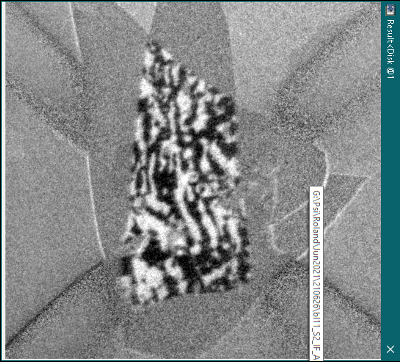
#> input picture examples/data/device_25_7_example.png, 400 x 362 px
$ python -i domain.py   (imports and definitions only)
#> lines starting #> are read from the running program, lines starting #| are printed output that depends on the picture; after the words box and inside, x2 and y2 are one past the last pixel; in counts of white or black regions, pixels touching at a corner belong together
### xmcd_toolkit/core/methods/denoise.py
"""
denoise.py -- swappable image denoisers, applied to the normalized [0,1]
grayscale BEFORE segmentation. All must be EDGE-PRESERVING (they may not blur
domain walls, which would corrupt widths) -- so a plain Gaussian is not
offered here (that is background removal, see background.py).

    denoise(img, method="tv", **params) -> denoised image (same shape/range)

Registry keys: "tv" (default), "nlm", "median", "none".
"""
import numpy as np
from skimage import restoration
from scipy import ndimage as ndi

from . import make_registry

DENOISERS, _register = make_registry()


@_register("tv", "TV-Chambolle (edge-preserving)",
           "Total-variation denoising. Flattens shot-noise inside domains "
           "while keeping walls sharp. `tv_weight` sets strength (higher = "
           "smoother). The toolkit default and the single biggest knob on "
           "measured width.")
def tv(img, tv_weight=0.20, **_):
    return restoration.denoise_tv_chambolle(img, weight=tv_weight)


# [26 lines left out: functions nlm, median, none, not called in this run]


def denoise(img, method="tv", **params):
    """Dispatch to the named denoiser. Unknown method -> ValueError."""
    if method not in DENOISERS:
        raise ValueError(f"unknown denoise method {method!r}; "
                         f"choices: {list(DENOISERS)}")
    return DENOISERS[method].fn(img, **params)

### xmcd_toolkit/core/loaders.py
"""
loaders.py -- input handling.

Two entry points:
  load_image(path)        -> grayscale float array in [0,1], chrome stripped
  load_xy_mz_txt(path)    -> integer m_z grid (H,W) from a 3-column x,y,mz file
"""

import numpy as np
from PIL import Image
from scipy import ndimage as ndi
from skimage import measure


def neighbor_structure(connectivity=1):
    """Structuring element for connected-component labelling.
    connectivity 1 -> 4-neighbours (edges only);
    connectivity 2 -> 8-neighbours (edges + diagonals/corners)."""
    return ndi.generate_binary_structure(2, 1 if int(connectivity) == 1 else 2)


# ----------------------------------------------------------------------
def _keep_largest(mask):
    lbl = measure.label(mask)
    if lbl.max() < 1:
        return mask
    sizes = np.bincount(lbl.ravel())
    sizes[0] = 0
    return lbl == sizes.argmax()


def _remove_small(mask, min_px, connectivity=None):
    if connectivity is not None:
        lbl, _ = ndi.label(mask, structure=neighbor_structure(connectivity))
    else:
        lbl = measure.label(mask)
    if lbl.max() < 1:
        return mask
    sizes = np.bincount(lbl.ravel())
    keep = np.where(sizes >= min_px)[0]
    keep = keep[keep != 0]
    return np.isin(lbl, keep)


# ----------------------------------------------------------------------
# [146 lines left out: functions load_image, load_image, _full_scale, load_picture, detect_map_mode, load_asymmetry_map and 1 more, not called in this run]

### xmcd_toolkit/core/methods/background.py
"""
background.py -- swappable background / illumination correction. Takes the
denoised field and returns a FLATTENED field whose magnetic zero is well
defined, so the up/down threshold is unbiased.

    subtract_background(field, roi=None, bg_mask=None, method="gaussian",
                        flatten_sigma=25.0) -> flattened field

Registry keys:
  "gaussian"  subtract a large-scale Gaussian (needs no bg region). Default.
              flatten_sigma must be LARGER than the domains or it tracks them
              and hollows their interiors (raise to ~150 for zoomed frames).
  "bg_region" subtract the MEAN of a drawn non-magnetic region (bg_mask) --
              one constant DC level. Correct only if the background is flat.
  "plane"     subtract a fitted plane a*x+b*y+c to the bg_mask region (removes
              a linear gradient). Opt-in; sensitive to bg-region purity, so
              use only with a clean, well-spread background region.
  "none"      no correction (field passed through).
"""
import numpy as np
from scipy import ndimage as ndi

from . import make_registry

BACKGROUNDS, _register = make_registry()


def _fast_gaussian_lowpass(field, sigma):
    """Large-sigma Gaussian low-pass (the background estimate) computed on a
    downsampled copy and bilinearly upsampled. A sigma~150 Gaussian is an
    extremely smooth field, so blurring at 1/d resolution (working sigma
    sigma/d ~ 8) and zooming back is visually identical to the full-kernel
    convolution but ~d^2 cheaper -- on a multi-MP frame the exact filter uses
    a ~1200-tap kernel and costs seconds. Below sigma~30 the exact filter is
    already cheap, so use it (and keep results identical there)."""
    sigma = float(sigma)
    if sigma <= 30:
        return ndi.gaussian_filter(field, sigma=sigma)
    d = max(1, int(sigma // 8))                       # downsample factor
    small = field[::d, ::d]
    sb = ndi.gaussian_filter(small, sigma=sigma / d)
    bg = ndi.zoom(sb, (field.shape[0] / sb.shape[0],
                       field.shape[1] / sb.shape[1]), order=1)
    return bg


@_register("gaussian", "Gaussian high-pass (no region needed)",
           "Subtract a large-scale Gaussian background (sigma = flatten_sigma). "
           "Sigma must exceed the domain size or it follows the domains and "
           "hollows them out -- raise it (~150) for zoomed / large-domain frames.")
def gaussian(field, roi=None, bg_mask=None, flatten_sigma=25.0, **_):
    return field - _fast_gaussian_lowpass(field, flatten_sigma)


# [25 lines left out: functions bg_region, plane, not called in this run]


@_register("none", "None (no flattening)", "Pass the field through unchanged.")
def none(field, roi=None, bg_mask=None, flatten_sigma=25.0, **_):
    return np.asarray(field, float)


def subtract_background(field, roi=None, bg_mask=None, method=None,
                        flatten_sigma=25.0):
    """
    Dispatch background correction. If `method` is None it is inferred for
    backward compatibility: "bg_region" when a bg_mask is given, else
    "gaussian" -- exactly the original analyze_xmcd behavior.
    """
    if method is None:
        method = "bg_region" if (bg_mask is not None and
                                 np.asarray(bg_mask, bool).any()) else "gaussian"
    if method not in BACKGROUNDS:
        raise ValueError(f"unknown background method {method!r}; "
                         f"choices: {list(BACKGROUNDS)}")
    return BACKGROUNDS[method].fn(field, roi=roi, bg_mask=bg_mask,
                                  flatten_sigma=flatten_sigma)

### xmcd_toolkit/core/methods/__init__.py
"""
methods/ -- pluggable, swappable analysis methods, grouped by role.

Each module holds a small REGISTRY of interchangeable methods plus a
`compute(...)` dispatcher, so callers (and the GUI) pick a method by name and
never hard-code the list. Adding a method = write one function + register it;
the GUI dropdowns read the registry, so they update automatically.

  denoise.py     image denoisers        (tv, nlm, median, none)
  background.py  background correction  (gaussian, bg_region, plane, none)
  width.py       per-state domain width (perimeter_area, skeleton_*, correlation_length)
  boundary.py    domain-boundary/wall   (threshold, zero_contour, chan_vese)

Each registry entry is a Method(name, label, help, fn). The physics core
(magnetization, fractions, distributions) is NOT here -- those are not
swappable "methods", they are the analysis itself.
"""
from collections import namedtuple

Method = namedtuple("Method", ["name", "label", "help", "fn"])


def make_registry():
    """Return (REGISTRY dict, register decorator). The decorator registers a
    function under `name` with a display `label` and `help` string."""
    registry = {}

    def register(name, label, help=""):
        def deco(fn):
            registry[name] = Method(name, label, help, fn)
            return fn
        return deco

    return registry, register


def options(registry):
    """[(name, label), ...] for building a GUI dropdown from a registry."""
    return [(m.name, m.label) for m in registry.values()]


# Submodules are imported explicitly by their consumers (domain.py imports
# denoise/background; the width/boundary registries by their callers) rather
# than eagerly here, so import order never risks a cycle.
__all__ = ["Method", "make_registry", "options"]

### xmcd_toolkit/core/domain.py
"""
domain.py -- segmentation and domain metrics.

Pipeline:
  0. (load) chrome-strip handled by loaders.load_image
  1. ROI segmentation via local-contrast texture
  2. illumination flattening
  3. up/down classification (Otsu on flattened contrast)
  4. metrics: areas, net magnetization, domain counts, size distribution,
     domain-wall length and density (fragmentation metric)
"""

import contextlib
import io

from ..notation import relabel
import numpy as np
from scipy import ndimage as ndi
from skimage import filters, morphology, exposure

from .loaders import (load_image, load_asymmetry_map,
                      _keep_largest, _remove_small, neighbor_structure)


# [9 lines left out: function _box_mask, not called in this run]


def analyze_xmcd(
    image,
    um_per_px=None,        # calibration; set from the scale bar (TODO per image)
    tv_weight=0.12,        # total-variation denoising strength
    denoise_method="tv",   # methods/denoise.py: "tv" (default), "nlm", "median", "none"
    nlm_h=None,            # non-local-means strength (denoise_method="nlm")
    median_size=3,         # median-filter window (denoise_method="median")
    background_method=None, # methods/background.py; None -> infer (gaussian / bg_region)
    contrast_window=9,     # px window for the local-contrast ROI detector
    flatten_sigma=25,      # px scale for illumination flattening
    min_roi_px=800,        # discard ROI blobs smaller than this
    min_domain_px=12,      # discard domains smaller than this when counting
    connectivity=1,        # domain labelling: 1 = 4-conn (edges), 2 = 8-conn (+diag)
    clahe=False,           # local contrast enhancement (reduces flat gray)
    clahe_clip=0.02,       # CLAHE clip limit (higher = stronger)
    roi_box=None,          # (x0,y0,x1,y1) manual ACTIVE AREA; overrides auto
    roi_mask=None,         # boolean array: arbitrary ACTIVE AREA (e.g. polygon);
                           #   highest priority, overrides roi_box and auto-detect
    bg_box=None,           # (x0,y0,x1,y1) BACKGROUND region for zero reference
    bg_mask=None,          # boolean array: arbitrary BACKGROUND region (polygon);
                           #   highest priority, overrides bg_box
    clip=(0.5, 99.5),      # percentile contrast clip at load (hot-pixel robust)
    input_mode="grayscale",  # "grayscale" (raw XMCD) or "asymmetry_map" (pre-coded)
    map_mode="rb",         # decode for input_mode="asymmetry_map": "rb" or "bw"
    sym_centre="0",        # map: zero = "0" (background-region mean if given), "median" or "mean" (TensorSpec Sym ±)
):
    """
    Analyze one XMCD-PEEM image.

    `image` may be a file path (str/Path) or a 2-D grayscale float array.

    Controls for "too much gray inside the active area":
      - clahe=True             sharpen weak domain contrast before classifying
      - roi_box=(x0,y0,x1,y1)  define the active area by hand (skips the
                               auto-detector, which can grab flat gray substrate)
      - bg_box=(x0,y0,x1,y1)   set the magnetic zero from a non-magnetic region,
                               so up/down are thresholded symmetrically about it
      - clip=(lo,hi)           percentile contrast normalization (hot-pixel safe)

    Returns (metrics: dict, layers: dict).
    """
#> called with tv_weight = 0.12, denoise_method = 'tv', median_size = 3, contrast_window = 9, flatten_sigma = 25, min_roi_px = 800, min_domain_px = 12, connectivity = 1
    is_path = isinstance(image, (str, bytes)) or hasattr(image, "__fspath__")
#> is_path = False
    # input_mode="asymmetry_map": the input is an ALREADY-CODED signed map
    # (blue/red or black/white up/down). Decode it straight to m in [-1,1]
    # instead of the luminance path (which loses the sign), and use (m+1)/2 as
    # a grayscale backdrop for the figures. A finished map is already
    # background-corrected, so flattening is skipped below (is_map branch).
    is_map = (input_mode == "asymmetry_map")
    if is_map:
        m_map = (load_asymmetry_map(image, mode=map_mode, clip=clip) if is_path
                 else np.clip(np.asarray(image, float), -1.0, 1.0))
        img = (m_map + 1.0) / 2.0
    else:
        img = load_image(image, clip=clip) if is_path else np.asarray(image, float)

    # optional local contrast enhancement -- pulls weak domains out of the gray.
    # It is a luminance operation; meaningless on a decoded signed map, so skip.
    if clahe and not is_map:
        img = exposure.equalize_adapthist(img, clip_limit=clahe_clip)

    # 1. active area (ROI): polygon mask > manual box > local-contrast auto-detect
    # denoising is a swappable, edge-preserving method (methods/denoise.py):
    # default "tv" reproduces the original TV-Chambolle behavior exactly. For a
    # map we denoise the signed field m directly (still centered at 0).
    from .methods.denoise import denoise as _denoise
    den = _denoise(m_map if is_map else img, method=denoise_method,
                   tv_weight=tv_weight, nlm_h=nlm_h, median_size=median_size)

    # fast local standard deviation (separable; ~100x faster than generic_filter)
    _m = ndi.uniform_filter(den, size=contrast_window)
    _sq = ndi.uniform_filter(den * den, size=contrast_window)
    local_std = np.sqrt(np.maximum(_sq - _m * _m, 0.0))

    if roi_mask is not None:
        roi = np.asarray(roi_mask, bool)
        if roi.shape != img.shape:
            raise ValueError(f"roi_mask shape {roi.shape} != image {img.shape}")
    elif roi_box is not None:
        roi = _box_mask(img.shape, roi_box)
    else:
        roi = local_std > filters.threshold_otsu(local_std)
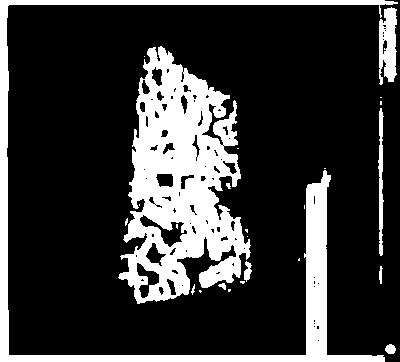
#> roi: shape (362, 400) bool; 21.9% white; 25 white regions (15 under 20 px), largest, box (x1, y1, x2, y2) and area: (118, 46, 251, 304) 18550, (0, 0, 398, 362) 11181, (379, 7, 397, 85) 1067
        roi = morphology.closing(roi, morphology.disk(5))
#> roi: shape (362, 400) bool; 25% white; 6 white regions (2 under 20 px), largest, box (x1, y1, x2, y2) and area: (118, 46, 252, 304) 22641, (0, 0, 400, 362) 13023, (378, 108, 384, 256) 548, (379, 266, 383, 284) 46
        roi = ndi.binary_fill_holes(roi)
        roi = _remove_small(roi, min_roi_px)
#> in _remove_small, `lbl = measure.label(mask)`:
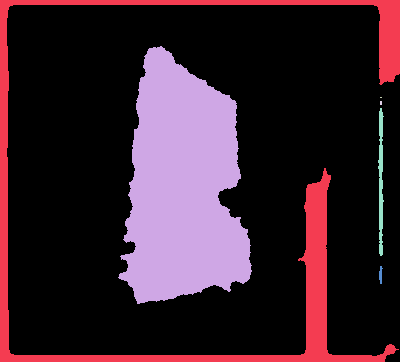
#> lbl: shape (362, 400) int32; 7 distinct labels, from 0 to 6; one colour per label, 0 black
#> in _remove_small, `sizes = np.bincount(lbl.ravel())`: sizes = [107425, 13023, 23748, 2, 8, 548, 46]
#> in _remove_small, `keep = np.where(sizes >= min_px)[0]`: keep = [0, 1, 2]
#> in _remove_small, `keep = keep[keep != 0]`: keep = [1, 2]
        roi = _keep_largest(roi)
#> in _keep_largest, `sizes = np.bincount(lbl.ravel())`: sizes = [108029, 13023, 23748]

    # 2. flatten illumination. If a background region is given (polygon mask or
    #    box), use its mean as the magnetic zero; otherwise subtract a
    #    large-scale Gaussian. For a pre-coded asymmetry map the field is
    #    ALREADY background-corrected and centered at 0, so flattening is
    #    skipped entirely (den is the signed field, used as `flat` directly).
    if is_map:
        # a drawn background region sets the zero (its mean), else the map's own zero (mid-grey / white)
        bg = np.asarray(bg_mask, bool) if bg_mask is not None else (
            _box_mask(img.shape, bg_box) if bg_box is not None else None)
        if sym_centre in ("median", "mean"):
            from .offset import sym_centre as _centre
            flat = den - _centre(den, sym_centre, bg)[0]
        elif bg is not None and bg.any():
            flat = den - float(den[bg].mean())
        else:
            flat = den
    else:
        if bg_mask is not None:
            bg = np.asarray(bg_mask, bool)
            if bg.shape != img.shape:
                raise ValueError(f"bg_mask shape {bg.shape} != image {img.shape}")
        elif bg_box is not None:
            bg = _box_mask(img.shape, bg_box)
        else:
            bg = None

        # background correction is a swappable method (methods/background.py).
        # method=None infers the original behavior (bg_region when a bg region
        # is given, else gaussian), so default results are unchanged.
        from .methods.background import subtract_background as _subtract_bg
        flat = _subtract_bg(den, roi=roi,
                            bg_mask=(bg if (bg is not None and bg.any()) else None),
                            method=background_method, flatten_sigma=flatten_sigma)
#> in gaussian, `return field - _fast_gaussian_lowpass(field, flatten_sigma)`:
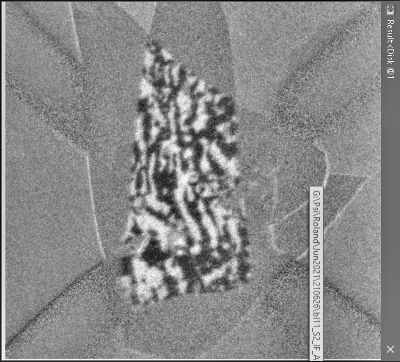
#> returned value: shape (362, 400) float64; min -167, max 144.4, mean 0; drawn with min black and max white

    # 3. up / down classification.
    #    A map (centered at 0) or a background zero -> threshold symmetrically
    #    about 0; otherwise Otsu on the flattened contrast.
    if is_map or (bg is not None and bg.any()):
        up = roi & (flat > 0)
        down = roi & (flat <= 0)
    else:
        thr = filters.threshold_otsu(flat[roi])
#> thr = 1.71
        up = roi & (flat > thr)
#> up: shape (362, 400) bool; 7.7% white; 64 white regions (35 under 20 px), largest, box (x1, y1, x2, y2) and area: (118, 101, 202, 303) 4307, (198, 198, 241, 253) 1050, (138, 51, 167, 145) 843
        down = roi & (flat <= thr)
#> down: shape (362, 400) bool; 8.7% white; 47 white regions (37 under 20 px), largest, box (x1, y1, x2, y2) and area: (129, 46, 252, 301) 11722, (119, 254, 137, 288) 238, (125, 218, 144, 244) 196

    # 4. metrics
    A_up, A_down = int(up.sum()), int(down.sum())
#> A_up = 11158; A_down = 12590
    A_tot = A_up + A_down
#> A_tot = 23748
    m_net = (A_up - A_down) / A_tot if A_tot else float("nan")
#> m_net = -0.0603

    up_c = _remove_small(up, min_domain_px, connectivity=connectivity)
#> call 2 of _remove_small, with min_px = 12, connectivity = 1
#> in _remove_small (call 2), `lbl, _ = ndi.label(mask, structure=neighbor_structure(connectivity))`:
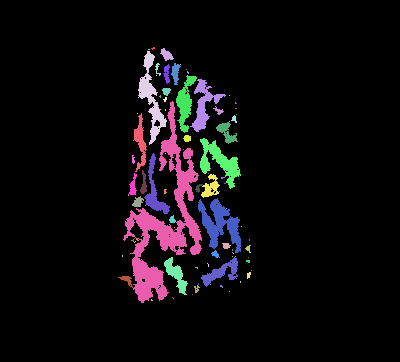
#> lbl: shape (362, 400) int32; 100 distinct labels, from 0 to 99; one colour per label, 0 black
#> in _remove_small (call 2), `sizes = np.bincount(lbl.ravel())`: sizes = 100 values, max 133642 at index 0, min 1 at index 8, mean 1448
#> in _remove_small (call 2), `keep = np.where(sizes >= min_px)[0]`: keep = 35 values from 0 to 92
#> in _remove_small (call 2), `keep = keep[keep != 0]`: keep = 34 values from 2 to 92
    down_c = _remove_small(down, min_domain_px, connectivity=connectivity)
#> call 3 of _remove_small, with min_px = 12, connectivity = 1
#> in _remove_small (call 3), `lbl, _ = ndi.label(mask, structure=neighbor_structure(connectivity))`:
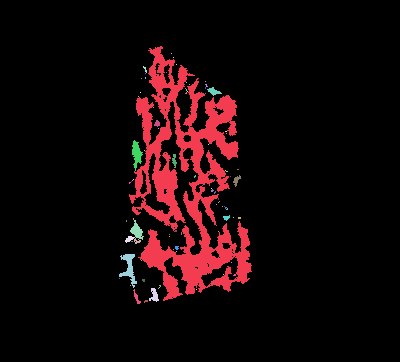
#> lbl: shape (362, 400) int32; 88 distinct labels, from 0 to 87; one colour per label, 0 black
#> in _remove_small (call 3), `sizes = np.bincount(lbl.ravel())`: sizes = 88 values, max 132210 at index 0, min 1 at index 2, mean 1645.5
#> in _remove_small (call 3), `keep = np.where(sizes >= min_px)[0]`: keep = [0, 1, 5, 15, 24, 28, 31, 36, 54, 59, 65, 67, 70, 73, 83, 85]
#> in _remove_small (call 3), `keep = keep[keep != 0]`: keep = [1, 5, 15, 24, 28, 31, 36, 54, 59, 65, 67, 70, 73, 83, 85]
    struct = neighbor_structure(connectivity)
    up_lbl, n_up = ndi.label(up_c, structure=struct)
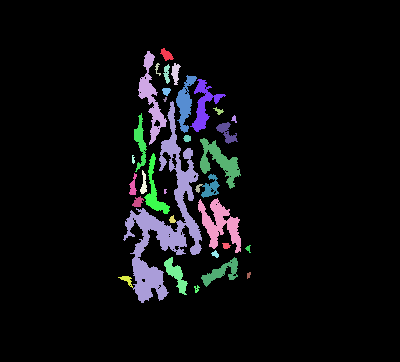
#> up_lbl: shape (362, 400) int32; 35 distinct labels, from 0 to 34; one colour per label, 0 black
#> n_up = 34
    down_lbl, n_down = ndi.label(down_c, structure=struct)
#> down_lbl: shape (362, 400) int32; 16 distinct labels, from 0 to 15
#> n_down = 15
    up_sizes = np.bincount(up_lbl.ravel())[1:] if n_up else np.array([])
#> up_sizes = 34 values, max 4181 at index 9, min 12 at index 8, mean 324.5
    down_sizes = np.bincount(down_lbl.ravel())[1:] if n_down else np.array([])
#> down_sizes = [11505, 12, 63, 28, 178, 40, 44, 25, 132, 38, 21, 13, 238, 77, 40]
    all_sizes = np.concatenate([up_sizes, down_sizes]) if (n_up + n_down) else np.array([])
#> all_sizes = 49 values, max 11505 at index 34, min 12 at index 8, mean 479.3
    eq_diam_px = np.sqrt(4 * all_sizes / np.pi) if all_sizes.size else np.array([])
#> eq_diam_px = 49 values, max 121 at index 34, min 3.91 at index 8, mean 15.37

    roi_interior = ndi.binary_erosion(roi, iterations=1)
#> roi_interior: shape (362, 400) bool; 15.9% white; 1 white region, box (x1, y1, x2, y2) and area: (119, 47, 251, 303) 23029
    wall = (ndi.binary_dilation(up) & down) & roi_interior
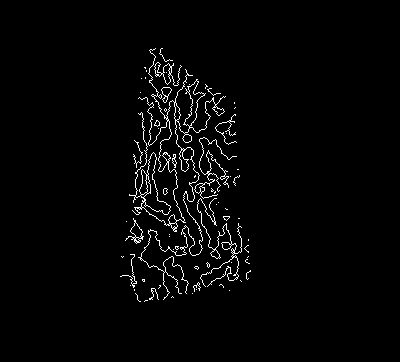
#> wall: shape (362, 400) bool; 2.3% white in thin lines or dots, all inside (x1, y1, x2, y2) = (120, 48, 251, 302)
    wall_len_px = int(wall.sum())
#> wall_len_px = 3284

    px = um_per_px
    a2 = (lambda a: a * px * px if px else None)
    l1 = (lambda l: l * px if px else None)
    roi_area_um2 = a2(A_tot)

    metrics = {
        "calibrated": px is not None, "um_per_px": px,
        "frame_shape_px": img.shape,
        "flake_area_px": A_tot, "flake_area_um2": roi_area_um2,
        "A_up_px": A_up, "A_down_px": A_down,
        "A_up_um2": a2(A_up), "A_down_um2": a2(A_down),
        "frac_up": A_up / A_tot if A_tot else float("nan"),
        "frac_down": A_down / A_tot if A_tot else float("nan"),
        "net_magnetization": m_net,
        "n_domains_up": int(n_up), "n_domains_down": int(n_down),
        "n_domains_total": int(n_up + n_down),
        "mean_domain_area_px": float(all_sizes.mean()) if all_sizes.size else float("nan"),
        "mean_domain_area_um2": a2(float(all_sizes.mean())) if (px and all_sizes.size) else None,
        "median_domain_diam_px": float(np.median(eq_diam_px)) if eq_diam_px.size else float("nan"),
        "median_domain_diam_um": l1(float(np.median(eq_diam_px))) if (px and eq_diam_px.size) else None,
        "domain_wall_len_px": wall_len_px, "domain_wall_len_um": l1(wall_len_px),
        "domain_wall_density_per_px": wall_len_px / A_tot if A_tot else float("nan"),
        "domain_wall_density_per_um": (wall_len_px / roi_area_um2) if (px and roi_area_um2) else None,
    }
    layers = {"img": img, "denoised": den, "local_std": local_std,
              "roi": roi, "flat": flat, "up": up, "down": down,
              "wall": wall, "eq_diam_px": eq_diam_px}
    return metrics, layers


# [24 lines left out: functions print_report, _print_report, not called in this run]

>>> import cv2
>>> picture = cv2.imread('../../examples/data/device_25_7_example.png', cv2.IMREAD_GRAYSCALE)
>>> result = analyze_xmcd(picture)
